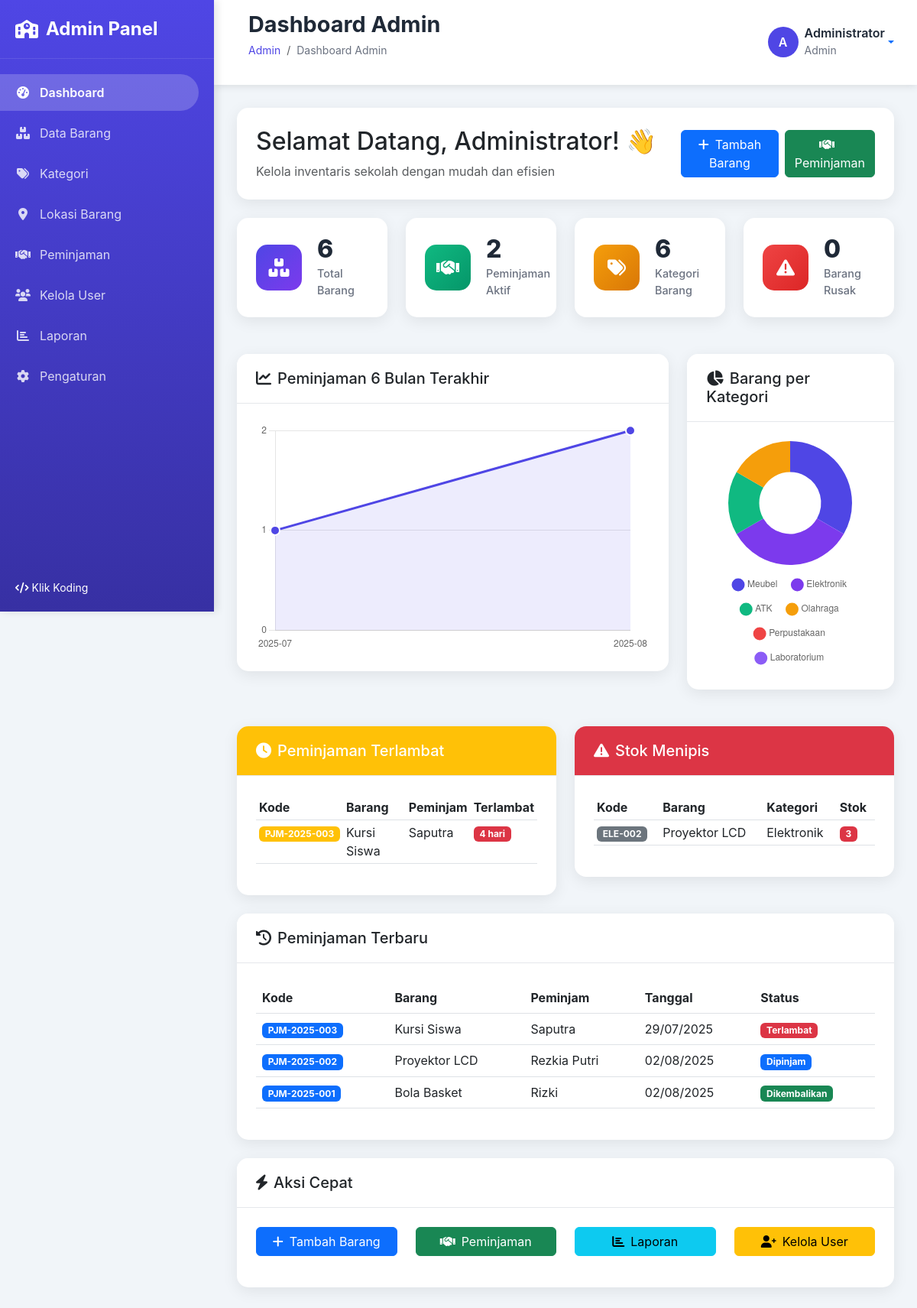
Page /admin/dashboard.php (signed in) on the committed database.
### tables this page shows
CREATE TABLE `peminjaman` (
  `id` int NOT NULL,
  `kode_peminjaman` varchar(50) NOT NULL,
  `barang_id` int NOT NULL,
  `jumlah_pinjam` int NOT NULL,
  `peminjam_nama` varchar(100) NOT NULL,
  `peminjam_kelas` varchar(50) DEFAULT NULL,
  `peminjam_nis` varchar(20) DEFAULT NULL,
  `peminjam_kontak` varchar(20) DEFAULT NULL,
  `tanggal_pinjam` date NOT NULL,
  `tanggal_kembali_rencana` date NOT NULL,
  `tanggal_kembali_aktual` date DEFAULT NULL,
  `status` enum('dipinjam','dikembalikan','terlambat') DEFAULT 'dipinjam',
  `keterangan` text,
  `created_by` int NOT NULL,
  `created_at` timestamp NULL DEFAULT CURRENT_TIMESTAMP,
  `updated_at` timestamp NULL DEFAULT CURRENT_TIMESTAMP ON UPDATE CURRENT_TIMESTAMP
);

CREATE TABLE `barang` (
  `id` int NOT NULL,
  `kode_barang` varchar(50) NOT NULL,
  `nama_barang` varchar(200) NOT NULL,
  `deskripsi` text,
  `kategori_id` int NOT NULL,
  `lokasi_id` int NOT NULL,
  `jumlah_total` int NOT NULL DEFAULT '0',
  `jumlah_tersedia` int NOT NULL DEFAULT '0',
  `kondisi` enum('baik','rusak_ringan','rusak_berat') DEFAULT 'baik',
  `gambar` varchar(255) DEFAULT NULL,
  `foto` varchar(255) DEFAULT NULL,
  `spesifikasi` text,
  `tahun_pengadaan` year DEFAULT NULL,
  `harga_perolehan` decimal(15,2) DEFAULT '0.00',
  `created_by` int NOT NULL,
  `created_at` timestamp NULL DEFAULT CURRENT_TIMESTAMP,
  `updated_at` timestamp NULL DEFAULT CURRENT_TIMESTAMP ON UPDATE CURRENT_TIMESTAMP
);

CREATE TABLE `kategori` (
  `id` int NOT NULL,
  `nama_kategori` varchar(100) NOT NULL,
  `deskripsi` text,
  `created_at` timestamp NULL DEFAULT CURRENT_TIMESTAMP,
  `updated_at` timestamp NULL DEFAULT CURRENT_TIMESTAMP ON UPDATE CURRENT_TIMESTAMP
);

### admin/dashboard.php (the view, shortened to what the rows shown need)
<?php
require_once 'includes/header.php';
try {
    $pdo = new PDO("mysql:host=localhost;dbname=inventaris_sekolah", "root", "");
    $pdo->setAttribute(PDO::ATTR_ERRMODE, PDO::ERRMODE_EXCEPTION);
    $stmt = $pdo->query("
        SELECT
            DATE_FORMAT(tanggal_pinjam, '%Y-%m') as bulan,
            COUNT(*) as total_peminjaman
        FROM peminjaman
        WHERE tanggal_pinjam >= DATE_SUB(NOW(), INTERVAL 6 MONTH)
        GROUP BY DATE_FORMAT(tanggal_pinjam, '%Y-%m')
        ORDER BY bulan
    ");
    $peminjaman_chart = $stmt->fetchAll();
    $stmt = $pdo->query("
        SELECT
            k.nama_kategori,
            COUNT(b.id) as total_barang
        FROM kategori k
        LEFT JOIN barang b ON k.id = b.kategori_id
        GROUP BY k.id, k.nama_kategori
        ORDER BY total_barang DESC
    ");
    $kategori_chart = $stmt->fetchAll();
    $stmt = $pdo->query("
        SELECT
            p.kode_peminjaman,
            b.nama_barang,
            p.peminjam_nama,
            p.tanggal_kembali_rencana,
            DATEDIFF(CURDATE(), p.tanggal_kembali_rencana) as hari_terlambat
        FROM peminjaman p
        JOIN barang b ON p.barang_id = b.id
        WHERE p.status = 'dipinjam'
        AND p.tanggal_kembali_rencana < CURDATE()
        ORDER BY p.tanggal_kembali_rencana ASC
        LIMIT 5
    ");
    $terlambat = $stmt->fetchAll();
    $stmt = $pdo->query("
        SELECT
            kode_barang,
            nama_barang,
            jumlah_tersedia,
            k.nama_kategori
        FROM barang b
        JOIN kategori k ON b.kategori_id = k.id
        WHERE jumlah_tersedia <= 5
        ORDER BY jumlah_tersedia ASC
        LIMIT 5
    ");
    $stok_menipis = $stmt->fetchAll();
    $stmt = $pdo->query("
        SELECT
            p.kode_peminjaman,
            b.nama_barang,
            p.peminjam_nama,
            p.tanggal_pinjam,
            p.tanggal_kembali_rencana,
            p.status
        FROM peminjaman p
        JOIN barang b ON p.barang_id = b.id
        ORDER BY p.created_at DESC
        LIMIT 5
    ");
    $peminjaman_terbaru = $stmt->fetchAll();
} catch(Exception $e) {
    $peminjaman_chart = [];
    $kategori_chart = [];
    $terlambat = [];
    $stok_menipis = [];
    $peminjaman_terbaru = [];
}
?>
<div class="row mb-4">
    <div class="col-12">
        <div class="card">
            <div class="card-body">
                <div class="row align-items-center">
                    <div class="col-md-8">
                        <h2 class="mb-2">Selamat Datang, <?= $user_name ?>! 👋</h2>
                    </div>
                </div>
            </div>
        </div>
    </div>
</div>
<div class="row">
    <div class="col-xl-6 col-lg-12 mb-4">
        <div class="card">
            <div class="card-body">
                <?php if (empty($terlambat)): ?>
                    <div class="text-center py-4">
                        <i class="fas fa-check-circle fa-3x text-success mb-3"></i>
                        <p class="text-muted mb-0">Tidak ada peminjaman terlambat</p>
                    </div>
                <?php else: ?>
                    <div class="table-responsive">
                        <table class="table table-sm">
                            <thead>
                                <tr>
                                    <th>Kode</th>
                                    <th>Barang</th>
                                    <th>Peminjam</th>
                                    <th>Terlambat</th>
                                </tr>
                            </thead>
                            <tbody>
                                <?php foreach ($terlambat as $item): ?>
                                    <tr>
                                        <td><span class="badge bg-warning"><?= $item['kode_peminjaman'] ?></span></td>
                                        <td><?= $item['nama_barang'] ?></td>
                                        <td><?= $item['peminjam_nama'] ?></td>
                                        <td><span class="badge bg-danger"><?= $item['hari_terlambat'] ?> hari</span></td>
                                    </tr>
                                <?php endforeach; ?>
                            </tbody>
                        </table>
                    </div>
                <?php endif; ?>
            </div>
        </div>
    </div>
    <div class="col-xl-6 col-lg-12 mb-4">
        <div class="card">
            <div class="card-body">
                <?php if (empty($stok_menipis)): ?>
                    <div class="text-center py-4">
                        <i class="fas fa-check-circle fa-3x text-success mb-3"></i>
                        <p class="text-muted mb-0">Tidak ada barang dengan stok menipis</p>
                    </div>
                <?php else: ?>
                    <div class="table-responsive">
                        <table class="table table-sm">
                            <thead>
                                <tr>
                                    <th>Kode</th>
                                    <th>Barang</th>
                                    <th>Kategori</th>
                                    <th>Stok</th>
                                </tr>
                            </thead>
                            <tbody>
                                <?php foreach ($stok_menipis as $item): ?>
                                    <tr>
                                        <td><span class="badge bg-secondary"><?= $item['kode_barang'] ?></span></td>
                                        <td><?= $item['nama_barang'] ?></td>
                                        <td><?= $item['nama_kategori'] ?></td>
                                        <td><span class="badge bg-danger"><?= $item['jumlah_tersedia'] ?></span></td>
                                    </tr>
                                <?php endforeach; ?>
                            </tbody>
                        </table>
                    </div>
                <?php endif; ?>
            </div>
        </div>
    </div>
</div>
<div class="row">
    <div class="col-12">
        <div class="card">
            <div class="card-body">
                <?php if (empty($peminjaman_terbaru)): ?>
                    <div class="text-center py-4">
                        <i class="fas fa-inbox fa-3x text-muted mb-3"></i>
                        <p class="text-muted mb-0">Belum ada peminjaman</p>
                    </div>
                <?php else: ?>
                    <div class="table-responsive">
                        <table class="table">
                            <thead>
                                <tr>
                                    <th>Kode</th>
                                    <th>Barang</th>
                                    <th>Peminjam</th>
                                    <th>Tanggal</th>
                                    <th>Status</th>
                                </tr>
                            </thead>
                            <tbody>
                                <?php foreach ($peminjaman_terbaru as $item): ?>
                                    <tr>
                                        <td><span class="badge bg-primary"><?= $item['kode_peminjaman'] ?></span></td>
                                        <td><?= $item['nama_barang'] ?></td>
                                        <td><?= $item['peminjam_nama'] ?></td>
                                        <td><?= date('d/m/Y', strtotime($item['tanggal_pinjam'])) ?></td>
                                        <td>
                                            <?php
                                            $status_actual = $item['status'];
                                            if ($item['status'] == 'dipinjam' &&
                                                !empty($item['tanggal_kembali_rencana']) &&
                                                strtotime($item['tanggal_kembali_rencana']) < time()) {
                                                $status_actual = 'terlambat';
                                            }
                                            switch($status_actual) {
                                                case 'dipinjam':
                                                    echo '<span class="badge bg-primary">Dipinjam</span>';
                                                    break;
                                                case 'dikembalikan':
                                                    echo '<span class="badge bg-success">Dikembalikan</span>';
                                                    break;
                                                case 'terlambat':
                                                    echo '<span class="badge bg-danger">Terlambat</span>';
                                                    break;
                                            }
                                            ?>
                                        </td>
                                    </tr>
                                <?php endforeach; ?>
                            </tbody>
                        </table>
                    </div>
                <?php endif; ?>
            </div>
        </div>
    </div>
</div>
<script>
// Chart untuk peminjaman per bulan
const peminjamanCtx = document.getElementById('peminjamanChart').getContext('2d');
const peminjamanChart = new Chart(peminjamanCtx, {
    type: 'line',
    data: {
        labels: <?= json_encode(array_column($peminjaman_chart, 'bulan')) ?>,
        datasets: [{
            label: 'Jumlah Peminjaman',
            data: <?= json_encode(array_column($peminjaman_chart, 'total_peminjaman')) ?>,
            borderColor: '#4f46e5',
            backgroundColor: 'rgba(79, 70, 229, 0.1)',
            tension: 0.4,
            fill: true,
            pointBackgroundColor: '#4f46e5',
            pointBorderColor: '#ffffff',
            pointBorderWidth: 2,
            pointRadius: 6
        }]
    },
    options: {
        responsive: true,
        maintainAspectRatio: false,
        plugins: {
            legend: {
                display: false
            }
        },
        scales: {
            y: {
                beginAtZero: true,
                ticks: {
                    stepSize: 1
                },
                grid: {
                    color: 'rgba(0, 0, 0, 0.1)'
                }
            },
            x: {
                grid: {
                    display: false
                }
            }
        }
    }
});
// Chart untuk barang per kategori
const kategoriCtx = document.getElementById('kategoriChart').getContext('2d');
const kategoriChart = new Chart(kategoriCtx, {
    type: 'doughnut',
    data: {
        labels: <?= json_encode(array_column($kategori_chart, 'nama_kategori')) ?>,
        datasets: [{
            data: <?= json_encode(array_column($kategori_chart, 'total_barang')) ?>,
            backgroundColor: [
                '#4f46e5',
                '#7c3aed',
                '#10b981',
                '#f59e0b',
                '#ef4444',
                '#8b5cf6'
            ],
            borderWidth: 0,
            hoverOffset: 4
        }]
    },
    options: {
        responsive: true,
        maintainAspectRatio: false,
        plugins: {
            legend: {
                position: 'bottom',
                labels: {
                    padding: 20,
                    usePointStyle: true
                }
            }
        }
    }
});
</script>
<?php require_once 'includes/footer.php'; ?>

### rows in the picture
peminjaman: kode_peminjaman "PJM-2025-003", barang.nama_barang "Kursi Siswa", peminjam_nama "Saputra", hari_terlambat "4", tanggal_pinjam "29/07/2025", status "Terlambat"
barang: kode_barang "ELE-002", nama_barang "Proyektor LCD", kategori.nama_kategori "Elektronik", jumlah_tersedia "3"
peminjaman: kode_peminjaman "PJM-2025-002", barang.nama_barang "Proyektor LCD", peminjam_nama "Rezkia Putri", tanggal_pinjam "02/08/2025", status "Dipinjam"
peminjaman: kode_peminjaman "PJM-2025-001", barang.nama_barang "Bola Basket", peminjam_nama "Rizki", tanggal_pinjam "02/08/2025", status "Dikembalikan"

### other values in the picture
$page_title "Dashboard Admin"
substr($user_name, 0, 1) "A"
$user_name "Administrator"
$user_role "Admin"
$stats['total_barang'] "6"
$stats['peminjaman_aktif'] "2"
$stats['total_kategori'] "6"
$stats['barang_rusak'] "0"
chart data {{ json_encode(array_column($peminjaman_chart, 'bulan')) }} ["2025-07","2025-08"]
chart data {{ json_encode(array_column($kategori_chart, 'nama_kategori')) }} ["Meubel","Elektronik","ATK","Olahraga","Perpustakaan","Laboratorium"]
chart data {{ json_encode(array_column($kategori_chart, 'total_barang')) }} [2,2,1,1,0,0]
